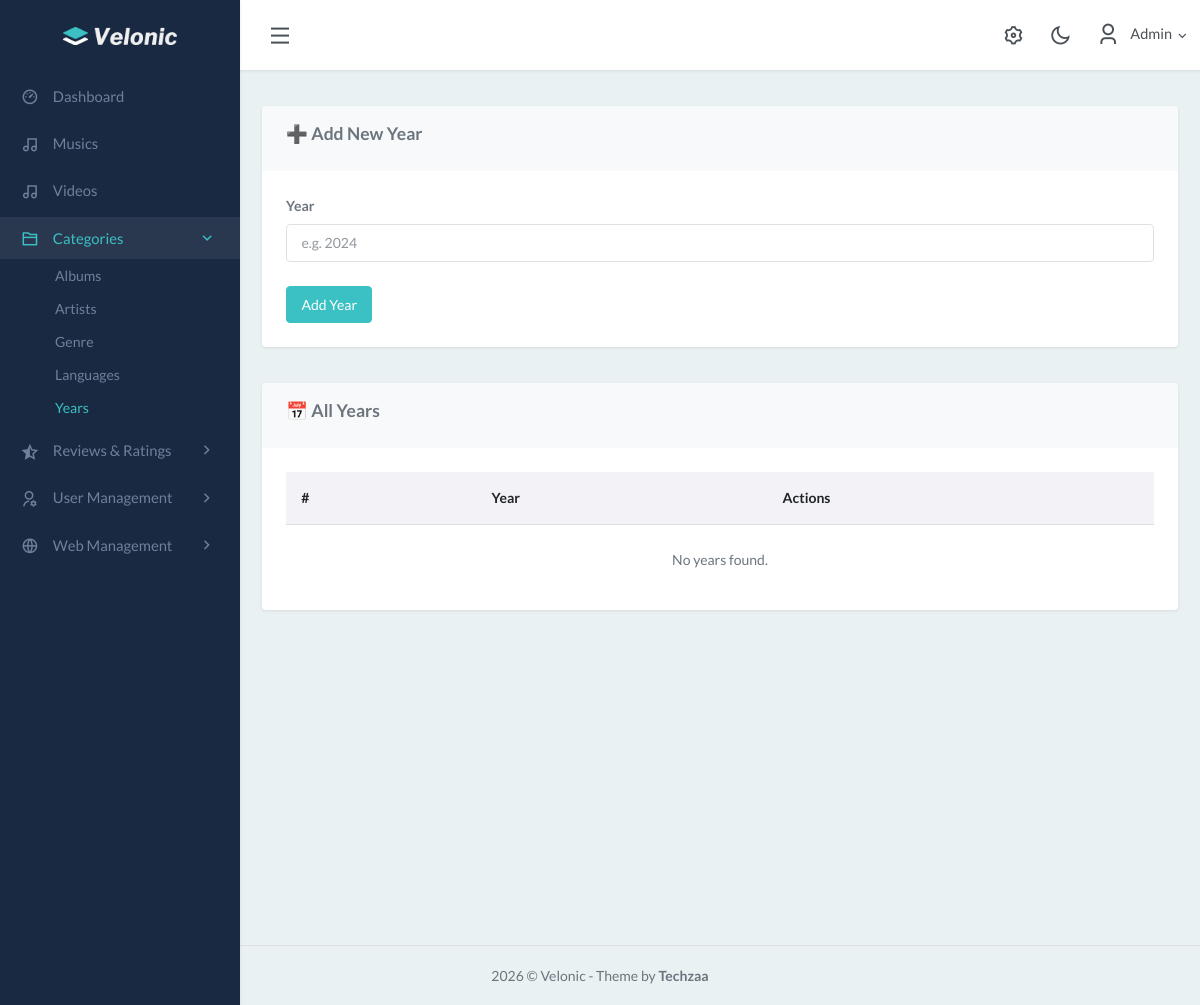
/admin/years.php (signed in), run on an earlier commit of the app's database.
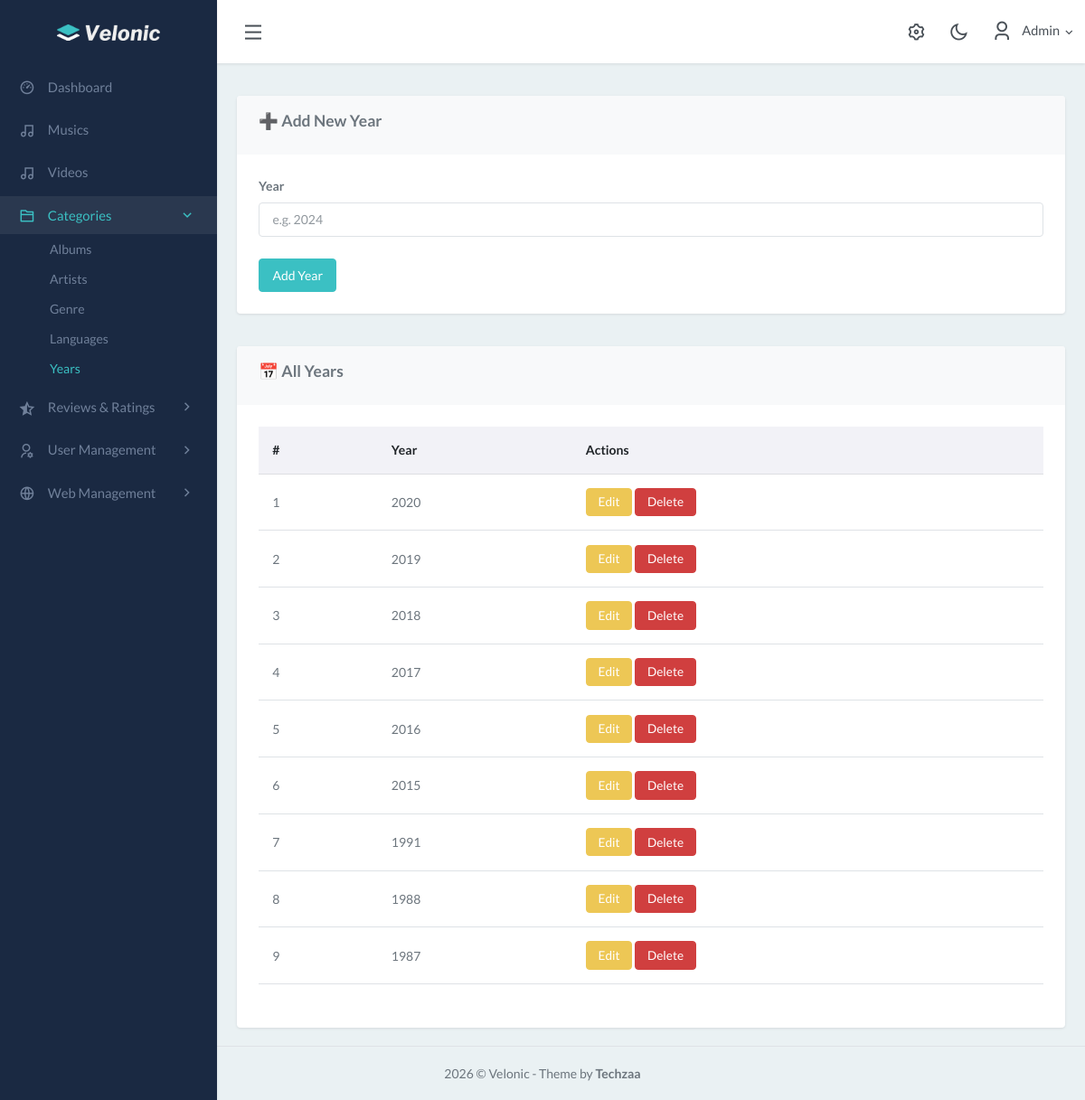
And on a later commit of the database.
### tables this page shows
CREATE TABLE `years` (
  `id` int(11) NOT NULL,
  `release_year` year(4) NOT NULL
);

### admin/years.php (the view, shortened to what this page needs)
<?php
include "../config/db_connection.php";
$year_to_edit = null;
$years = mysqli_query($con, "SELECT * FROM years ORDER BY `release_year` DESC");
?>
<?php include "./base/header.php"; ?>
<div class="content-page">
    <div class="content">
        <div class="container-fluid mt-4">
            <div class="card mb-4">
                <div class="card-header">
                    <h4><?= $year_to_edit ? '✏️ Edit Year' : '➕ Add New Year' ?></h4>
                </div>
                <div class="card-body">
                    <form method="POST">
                        <div class="mb-3">
                            <label class="form-label">Year</label>
                            <input type="number"
                                   name="year"
                                   class="form-control"
                                   placeholder="e.g. 2024"
                                   value="<?= $year_to_edit ? htmlspecialchars($year_to_edit['release_year']) : '' ?>"
                                   required>
                        </div>
                        <button type="submit" name="save_year" class="btn btn-primary">
                            <?= $year_to_edit ? 'Update Year' : 'Add Year' ?>
                        </button>
                    </form>
                </div>
            </div>
            <div class="card">
                <div class="card-header">
                    <h4>📅 All Years</h4>
                </div>
                <div class="card-body table-responsive">
                    <table class="table table-hover align-middle">
                        <thead class="table-light">
                            <tr>
                                <th>#</th>
                                <th>Year</th>
                                <th>Actions</th>
                            </tr>
                        </thead>
                        <tbody>
                            <?php $i = 1; while ($row = mysqli_fetch_assoc($years)): ?>
                                <tr>
                                    <td><?= $i++ ?></td>
                                    <td><?= htmlspecialchars($row['release_year']) ?></td>
                                    <td>
                                        <a href="?edit=<?= $row['id'] ?>" class="btn btn-sm btn-warning">
                                            Edit
                                        </a>
                                        <a href="?delete=<?= $row['id'] ?>"
                                           class="btn btn-sm btn-danger"
                                           onclick="return confirm('Are you sure you want to delete this year?');">
                                            Delete
                                        </a>
                                    </td>
                                </tr>
                            <?php endwhile; ?>
                        </tbody>
                    </table>
                    <?php if (mysqli_num_rows($years) == 0): ?>
                        <p class="text-center mt-3">No years found.</p>
                    <?php endif; ?>
                </div>
            </div>
        </div>
    </div>
</div>
<?php include "./base/footer.php"; ?>

What changed in the data, as far as the page shows it:
added years: release_year "2020"
added years: release_year "2019"
added years: release_year "2018"
added years: release_year "2017"
added years: release_year "2016"
added years: release_year "2015"
added years: release_year "1991"
added years: release_year "1988"
added years: release_year "1987"
Also different on the page:
text no longer shown: "No years found."
